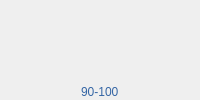
                 <widget class="QWidget" name="widget_55" native="true">
                  <layout class="QVBoxLayout" name="verticalLayout_26" stretch="1,4,1">
                   <property name="spacing">
                    <number>0</number>
                   </property>
                   <property name="leftMargin">
                    <number>0</number>
                   </property>
                   <property name="topMargin">
                    <number>0</number>
                   </property>
                   <property name="rightMargin">
                    <number>0</number>
                   </property>
                   <property name="bottomMargin">
                    <number>0</number>
                   </property>
                   <item alignment="Qt::AlignHCenter">
                    <widget class="QLabel" name="area4Label">
                     <property name="palette">
                      <palette>
                       <active>
                        <colorrole role="WindowText">
                         <brush brushstyle="SolidPattern">
                          <color alpha="255">
                           <red>52</red>
                           <green>101</green>
                           <blue>164</blue>
                          </color>
                         </brush>
                        </colorrole>
                        <colorrole role="Button">
                         <brush brushstyle="SolidPattern">
                          <color alpha="255">
                           <red>85</red>
                           <green>170</green>
                           <blue>255</blue>
                          </color>
                         </brush>
                        </colorrole>
                        <colorrole role="Base">
                         <brush brushstyle="SolidPattern">
                          <color alpha="255">
                           <red>85</red>
                           <green>170</green>
                           <blue>255</blue>
                          </color>
                         </brush>
                        </colorrole>
                        <colorrole role="Window">
                         <brush brushstyle="SolidPattern">
                          <color alpha="255">
                           <red>85</red>
                           <green>170</green>
                           <blue>255</blue>
                          </color>
                         </brush>
                        </colorrole>
                       </active>
                       <inactive>
                        <colorrole role="WindowText">
                         <brush brushstyle="SolidPattern">
                          <color alpha="255">
                           <red>52</red>
                           <green>101</green>
                           <blue>164</blue>
                          </color>
                         </brush>
                        </colorrole>
                        <colorrole role="Button">
                         <brush brushstyle="SolidPattern">
                          <color alpha="255">
                           <red>85</red>
                           <green>170</green>
                           <blue>255</blue>
                          </color>
                         </brush>
                        </colorrole>
                        <colorrole role="Base">
                         <brush brushstyle="SolidPattern">
                          <color alpha="255">
                           <red>85</red>
                           <green>170</green>
                           <blue>255</blue>
                          </color>
                         </brush>
                        </colorrole>
                        <colorrole role="Window">
                         <brush brushstyle="SolidPattern">
                          <color alpha="255">
                           <red>85</red>
                           <green>170</green>
                           <blue>255</blue>
                          </color>
                         </brush>
                        </colorrole>
                       </inactive>
                       <disabled>
                        <colorrole role="WindowText">
                         <brush brushstyle="SolidPattern">
                          <color alpha="255">
                           <red>190</red>
                           <green>190</green>
                           <blue>190</blue>
                          </color>
                         </brush>
                        </colorrole>
                        <colorrole role="Button">
                         <brush brushstyle="SolidPattern">
                          <color alpha="255">
                           <red>85</red>
                           <green>170</green>
                           <blue>255</blue>
                          </color>
                         </brush>
                        </colorrole>
                        <colorrole role="Base">
                         <brush brushstyle="SolidPattern">
                          <color alpha="255">
                           <red>85</red>
                           <green>170</green>
                           <blue>255</blue>
                          </color>
                         </brush>
                        </colorrole>
                        <colorrole role="Window">
                         <brush brushstyle="SolidPattern">
                          <color alpha="255">
                           <red>85</red>
                           <green>170</green>
                           <blue>255</blue>
                          </color>
                         </brush>
                        </colorrole>
                       </disabled>
                      </palette>
                     </property>
                     <property name="text">
                      <string/>
                     </property>
                    </widget>
                   </item>
                   <item>
                    <widget class="LBarChart" name="area4" native="true"/>
                   </item>
                   <item alignment="Qt::AlignHCenter">
                    <widget class="QLabel" name="label_40">
                     <property name="palette">
                      <palette>
                       <active>
                        <colorrole role="WindowText">
                         <brush brushstyle="SolidPattern">
                          <color alpha="255">
                           <red>52</red>
                           <green>101</green>
                           <blue>164</blue>
                          </color>
                         </brush>
                        </colorrole>
                        <colorrole role="Button">
                         <brush brushstyle="SolidPattern">
                          <color alpha="255">
                           <red>85</red>
                           <green>170</green>
                           <blue>255</blue>
                          </color>
                         </brush>
                        </colorrole>
                        <colorrole role="Base">
                         <brush brushstyle="SolidPattern">
                          <color alpha="255">
                           <red>85</red>
                           <green>170</green>
                           <blue>255</blue>
                          </color>
                         </brush>
                        </colorrole>
                        <colorrole role="Window">
                         <brush brushstyle="SolidPattern">
                          <color alpha="255">
                           <red>85</red>
                           <green>170</green>
                           <blue>255</blue>
                          </color>
                         </brush>
                        </colorrole>
                       </active>
                       <inactive>
                        <colorrole role="WindowText">
                         <brush brushstyle="SolidPattern">
                          <color alpha="255">
                           <red>52</red>
                           <green>101</green>
                           <blue>164</blue>
                          </color>
                         </brush>
                        </colorrole>
                        <colorrole role="Button">
                         <brush brushstyle="SolidPattern">
                          <color alpha="255">
                           <red>85</red>
                           <green>170</green>
                           <blue>255</blue>
                          </color>
                         </brush>
                        </colorrole>
                        <colorrole role="Base">
                         <brush brushstyle="SolidPattern">
                          <color alpha="255">
                           <red>85</red>
                           <green>170</green>
                           <blue>255</blue>
                          </color>
                         </brush>
                        </colorrole>
                        <colorrole role="Window">
                         <brush brushstyle="SolidPattern">
                          <color alpha="255">
                           <red>85</red>
                           <green>170</green>
                           <blue>255</blue>
                          </color>
                         </brush>
                        </colorrole>
                       </inactive>
                       <disabled>
                        <colorrole role="WindowText">
                         <brush brushstyle="SolidPattern">
                          <color alpha="255">
                           <red>190</red>
                           <green>190</green>
                           <blue>190</blue>
                          </color>
                         </brush>
                        </colorrole>
                        <colorrole role="Button">
                         <brush brushstyle="SolidPattern">
                          <color alpha="255">
                           <red>85</red>
                           <green>170</green>
                           <blue>255</blue>
                          </color>
                         </brush>
                        </colorrole>
                        <colorrole role="Base">
                         <brush brushstyle="SolidPattern">
                          <color alpha="255">
                           <red>85</red>
                           <green>170</green>
                           <blue>255</blue>
                          </color>
                         </brush>
                        </colorrole>
                        <colorrole role="Window">
                         <brush brushstyle="SolidPattern">
                          <color alpha="255">
                           <red>85</red>
                           <green>170</green>
                           <blue>255</blue>
                          </color>
                         </brush>
                        </colorrole>
                       </disabled>
                      </palette>
                     </property>
                     <property name="text">
                      <string>90-100</string>
                     </property>
                    </widget>
                   </item>
                  </layout>
                 </widget>
